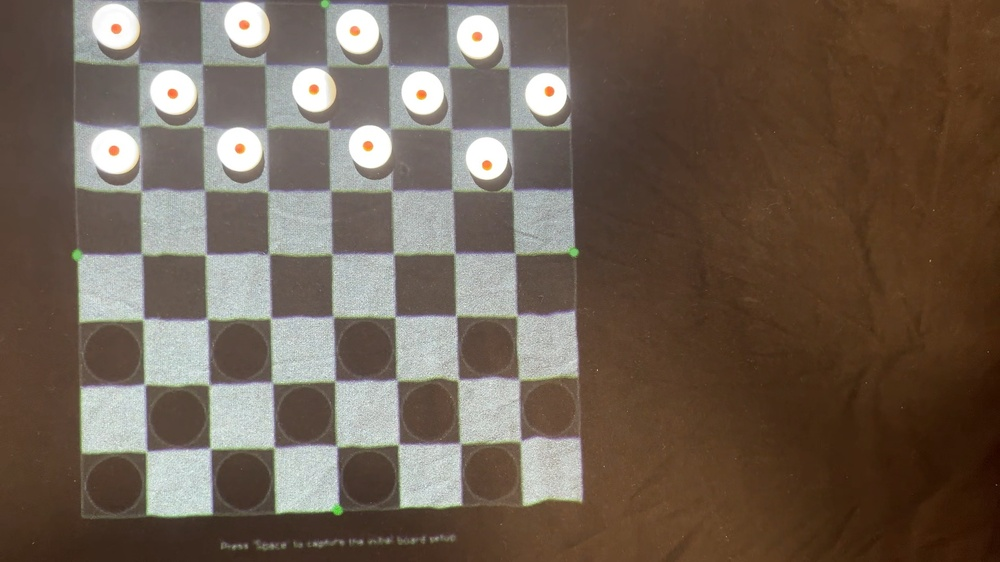
#> input picture att1.jpg, 1000 x 562 px, shrunk from 1920 x 1080 before the run
$ python find_dots_test.py
#> lines starting #> are read from the running program, lines starting #| are printed output that depends on the picture; after the words box and inside, x2 and y2 are one past the last pixel; in counts of white or black regions, pixels touching at a corner belong together
def find_dots(imgnr):
#> called with imgnr = 'att1.jpg'
    import cv2
    import numpy as np

    image = cv2.imread(imgnr)
#> image is the input picture: shape (562, 1000, 3); mean B, G, R 82.9, 96.3, 111.7
    hsv = cv2.cvtColor(image, cv2.COLOR_BGR2HSV)
#> hsv: shape (562, 1000, 3); mean H, S, V 28.1, 93.4, 113.4

    # Refine the HSV range for green detection
    lower_green = np.array([35, 105, 105])
    upper_green = np.array([120, 255, 255])
    mask_green = cv2.inRange(hsv, lower_green, upper_green)
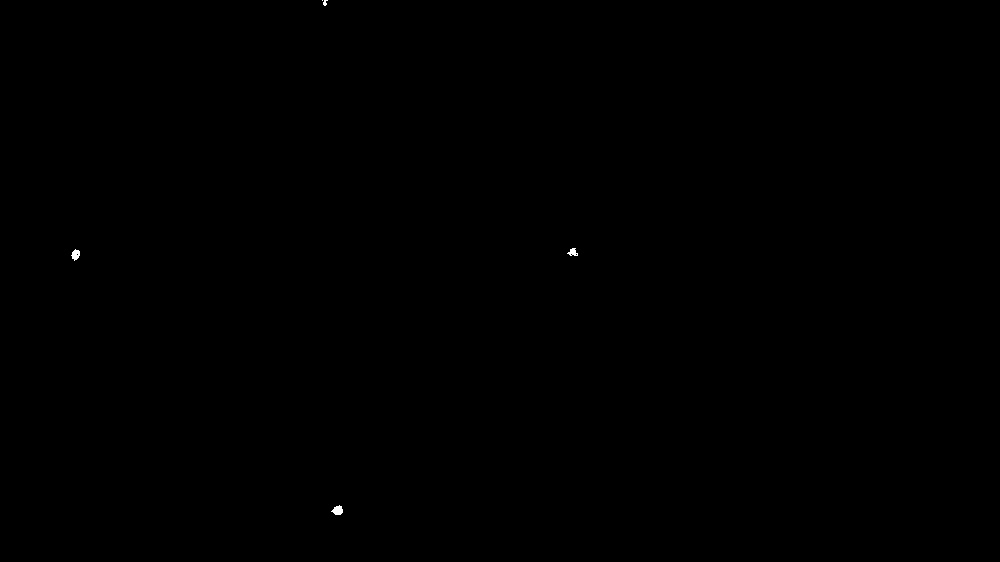
#> mask_green: shape (562, 1000); 0.04% white; 5 white regions (2 under 20 px), largest, box (x1, y1, x2, y2) and area: (331, 505, 343, 515) 80, (71, 249, 80, 261) 69, (567, 248, 578, 256) 53
    cv2.imwrite("mask_green.jpg", mask_green)

    # Adjust the HSV range for red detection
    lower_red1 = np.array([0, 120, 170])
    upper_red1 = np.array([10, 255, 255])
    lower_red2 = np.array([170, 120, 170])
    upper_red2 = np.array([180, 255, 255])

    mask_red1 = cv2.inRange(hsv, lower_red1, upper_red1)
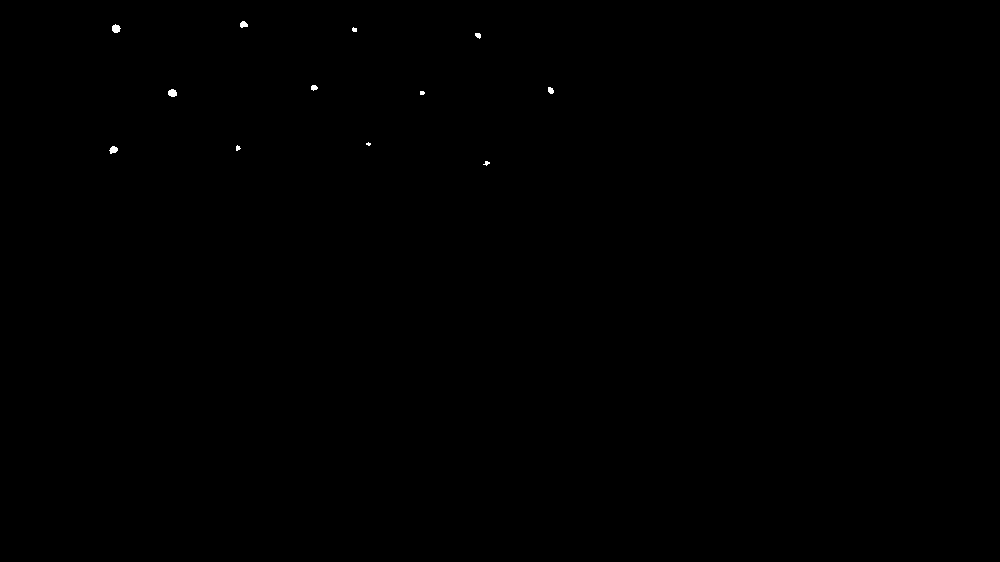
#> mask_red1: shape (562, 1000); 0.07% white; 12 white regions (3 under 20 px), largest, box (x1, y1, x2, y2) and area: (112, 24, 121, 33) 59, (168, 89, 177, 97) 57, (109, 146, 118, 154) 49
    mask_red2 = cv2.inRange(hsv, lower_red2, upper_red2)
#> mask_red2: shape (562, 1000); every value is 0
    mask_red = cv2.bitwise_or(mask_red1, mask_red2)

    cv2.imwrite("mask_red.jpg", mask_red)

    # Perform morphological operations to close gaps in both masks
    kernel = np.ones((5, 5), np.uint8)
    mask_green = cv2.morphologyEx(mask_green, cv2.MORPH_CLOSE, kernel)
#> mask_green: shape (562, 1000); 0.04% white; 4 white regions, box (x1, y1, x2, y2) and area: (331, 505, 343, 515) 80, (71, 249, 80, 261) 70, (567, 248, 578, 256) 58, (322, 0, 328, 6) 24
    mask_green = cv2.morphologyEx(mask_green, cv2.MORPH_OPEN, kernel)
#> mask_green: shape (562, 1000); 0.03% white; 3 white regions, box (x1, y1, x2, y2) and area: (334, 506, 342, 515) 68, (72, 250, 80, 259) 64, (570, 249, 576, 256) 42

    mask_red = cv2.morphologyEx(mask_red, cv2.MORPH_CLOSE, kernel)
    mask_red = cv2.morphologyEx(mask_red, cv2.MORPH_OPEN, kernel)
#> mask_red: shape (562, 1000); 0.03% white; 4 white regions

    # Simplified function to find dots based on contours
    def find_dots(mask, min_contour_area=50):
#> called with min_contour_area = 50
        contours = cv2.findContours(mask.copy(), cv2.RETR_TREE, cv2.CHAIN_APPROX_SIMPLE)[-2]
#> contours = 3 contours; box (x1, y1, x2, y2) and area: (334, 506, 342, 515) 54, (72, 250, 80, 259) 50, (570, 249, 576, 256) 30
        print(f"Found {len(contours)} contours")
#| Found 3 contours
        dots_coordinates = []

        for contour in contours:
            area = cv2.contourArea(contour)
            print("Contour area:", area)
            if area > min_contour_area:
                M = cv2.moments(contour)
                if M["m00"] != 0:
                    center_x = int(M["m10"] / M["m00"])
                    center_y = int(M["m01"] / M["m00"])
                    dots_coordinates.append((center_x, center_y))
#> this loop made 3 passes
#> (area, center_x, center_y) on passes 1 to 2: (53.5, 337, 510), (50.5, 75, 253)
#> (printed output is left out)
#> after the loop, dots_coordinates = [(337, 510), (75, 253)]
        print("Dots coordinates:", dots_coordinates)
#| Dots coordinates: [(337, 510), (75, 253)]
        return dots_coordinates

    # Find green and red dots
    green_dots_coordinates = find_dots(mask_green)
#> green_dots_coordinates = [(337, 510), (75, 253)]
    red_dots_coordinates = find_dots(mask_red)
#> in find_dots (call 2), `contours = cv2.findContours(mask.copy(), cv2.RETR_TREE, cv2.CHAIN_APPR..`: contours = 4 contours, 1 with area under 20; largest, box (x1, y1, x2, y2) and area: (112, 25, 120, 32) 40, (169, 90, 176, 96) 30, (110, 147, 117, 153) 29
#| Found 4 contours
#> the loop in find_dots (call 2), `for contour in contours:` made 4 passes
#> area on passes 1, 3: 29, 40.5
#> (printed output is left out)
#| Dots coordinates: []
#> red_dots_coordinates = []

    # Merge close points for both green and red dots
    # (Assuming you still need this function)
    def merge_close_points(points, threshold=100):
#> called with threshold = 100
        merged_points = []
        while points:
            point = points.pop(0)
            close_points = [p for p in points if np.linalg.norm(np.array(point) - np.array(p)) < threshold]
            points = [p for p in points if p not in close_points]
            all_points = [point] + close_points
            avg_x = int(np.mean([p[0] for p in all_points]))
            avg_y = int(np.mean([p[1] for p in all_points]))
            merged_points.append((avg_x, avg_y))
#> this loop made 2 passes
#> (points, avg_x, avg_y) on pass 1: ([(75, 253)], 337, 510)
#> after the loop, merged_points = [(337, 510), (75, 253)]; points = []
        return merged_points

    green_dots_coordinates = merge_close_points(green_dots_coordinates)
    print("Merged Green dots:", green_dots_coordinates)
#| Merged Green dots: [(337, 510), (75, 253)]
    red_dots_coordinates = merge_close_points(red_dots_coordinates)
    print("Merged Red dots:", red_dots_coordinates)
#| Merged Red dots: []

    # Draw the detected points on the image for visualization
    for coord in green_dots_coordinates:
        cv2.circle(image, coord, 10, (0, 255, 0), -1)  # Draw green dots
#> this loop made 2 passes
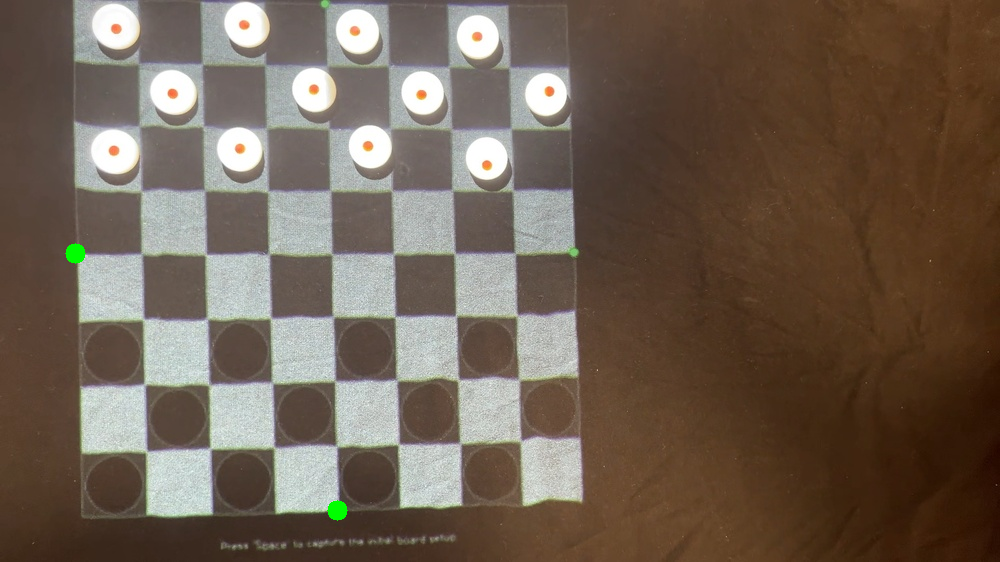
#> image: shape (562, 1000, 3); 0.11% of pixels changed, all inside (x1, y1, x2, y2) = (65, 243, 348, 521)
    for coord in red_dots_coordinates:
        cv2.circle(image, coord, 10, (0, 0, 255), -1)  # Draw red dots
#> this loop made 0 passes

    # Save the final image with detected dots
    cv2.imwrite("dots_detected.jpg", image)

    # Continue with the rest of your code...


    min_x = min([coord[0] for coord in green_dots_coordinates], default=0)
#> min_x = 75
    max_x = max([coord[0] for coord in green_dots_coordinates], default=1)
#> max_x = 337
    min_y = min([coord[1] for coord in green_dots_coordinates], default=0)
#> min_y = 253
    max_y = max([coord[1] for coord in green_dots_coordinates], default=1)
#> max_y = 510

    edges_x = [min_x + i * (max_x - min_x) / 8 for i in range(9)]
#> edges_x = [75, 107.8, 140.5, 173.2, 206, 238.8, 271.5, 304.2, 337]
    edges_y = [min_y + i * (max_y - min_y) / 8 for i in range(9)]
#> edges_y = [253, 285.1, 317.2, 349.4, 381.5, 413.6, 445.8, 477.9, 510]

    red_dots_location = []

    for dot in red_dots_coordinates:
        x, y = dot
        # Find the row index by comparing y with vertical edges
        row = next(k for k, edge in enumerate(edges_y) if y < edge)
        # Find the column index by comparing x with horizontal edges
        col = next(j for j, edge in enumerate(edges_x) if x < edge)
        red_dots_location.append((col, 8 - row + 1, 1))
#> after the loop, red_dots_location = []

    print(red_dots_location)

find_dots("att1.jpg")

$ run again, with IMG_2245.jpg copied over att1.jpg
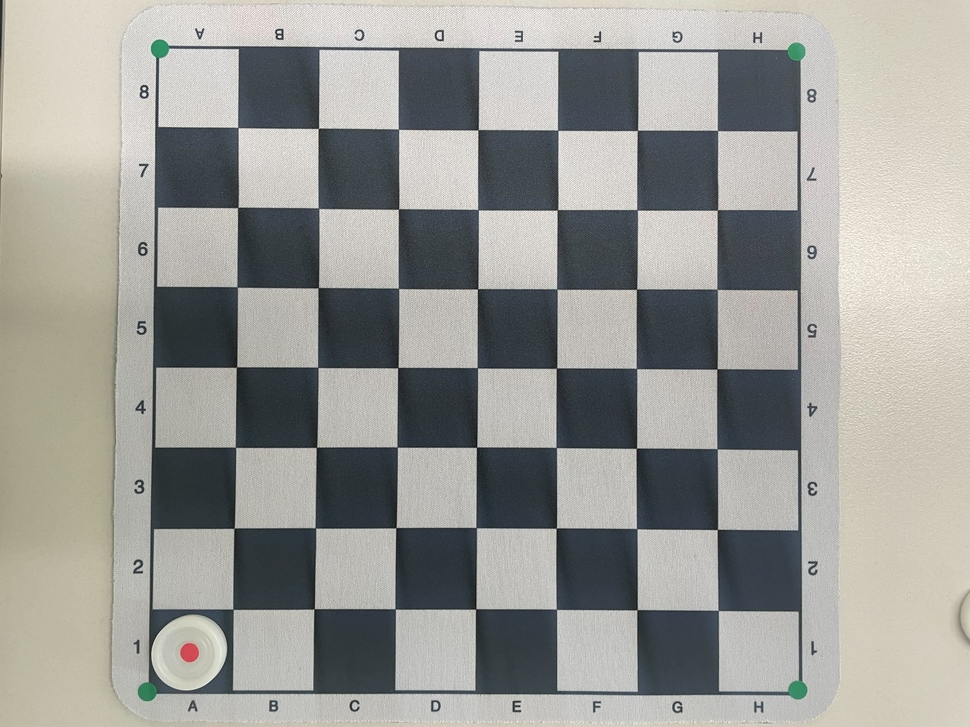
#> input picture IMG_2245.jpg, 970 x 727 px, shrunk from 4032 x 3024 before the run
#> in find_dots, image is the input picture: shape (727, 970, 3); mean B, G, R 150.6, 155.1, 154.8
#> hsv: shape (727, 970, 3); mean H, S, V 48.6, 26.4, 159.1
#> mask_red1: shape (727, 970); 0% white in thin lines or dots, all inside (x1, y1, x2, y2) = (182, 644, 197, 648)
#> mask_red2: shape (727, 970); 0.03% white; 1 white region, box (x1, y1, x2, y2) and area: (181, 644, 198, 662) 246
#> mask_red: shape (727, 970); 0.04% white; 1 white region, box (x1, y1, x2, y2) and area: (181, 644, 198, 662) 249
#> contours = 4 contours; box (x1, y1, x2, y2) and area: (139, 683, 156, 700) 212, (152, 40, 168, 57) 208, (790, 682, 806, 698) 201, (788, 44, 804, 60) 186
#| Found 4 contours
#> the loop in find_dots, `for contour in contours:` made 4 passes
#> (area, center_x, center_y) on passes 1 to 4: (212, 146, 691), (201, 797, 689), (186.5, 795, 51), (207.5, 159, 48)
#> (printed output is left out)
#> after the loop in find_dots, `for contour in contours:`: dots_coordinates = [(146, 691), (797, 689), (795, 51), (159, 48)]
#| Dots coordinates: [(146, 691), (797, 689), (795, 51), (159, 48)]
#> contours = 1 contour; box (x1, y1, x2, y2) and area: (181, 644, 198, 662) 224
#| Found 1 contours
#> the loop in find_dots (call 2), `for contour in contours:` made 1 pass
#> (area, center_x, center_y) on pass 1: (223.5, 189, 652)
#> (printed output is left out)
#| Dots coordinates: [(189, 652)]
#> red_dots_coordinates = [(189, 652)]
#> the loop in merge_close_points, `while points:` made 4 passes
#> (points, avg_x, avg_y) on passes 1 to 3: ([(797, 689), (795, 51), (159, 48)], 146, 691), ([(795, 51), (159, 48)], 797, 689), ([(159, 48)], 795, 51)
#> after the loop in merge_close_points, `while points:`: merged_points = [(146, 691), (797, 689), (795, 51), (159, 48)]; points = []
#| Merged Green dots: [(146, 691), (797, 689), (795, 51), (159, 48)]
#> the loop in merge_close_points (call 2), `while points:` made 1 pass
#| Merged Red dots: [(189, 652)]
#> the loop in find_dots, `for coord in green_dots_coordinates:` made 4 passes
#> after the loop in find_dots, `for coord in green_dots_coordinates:`:
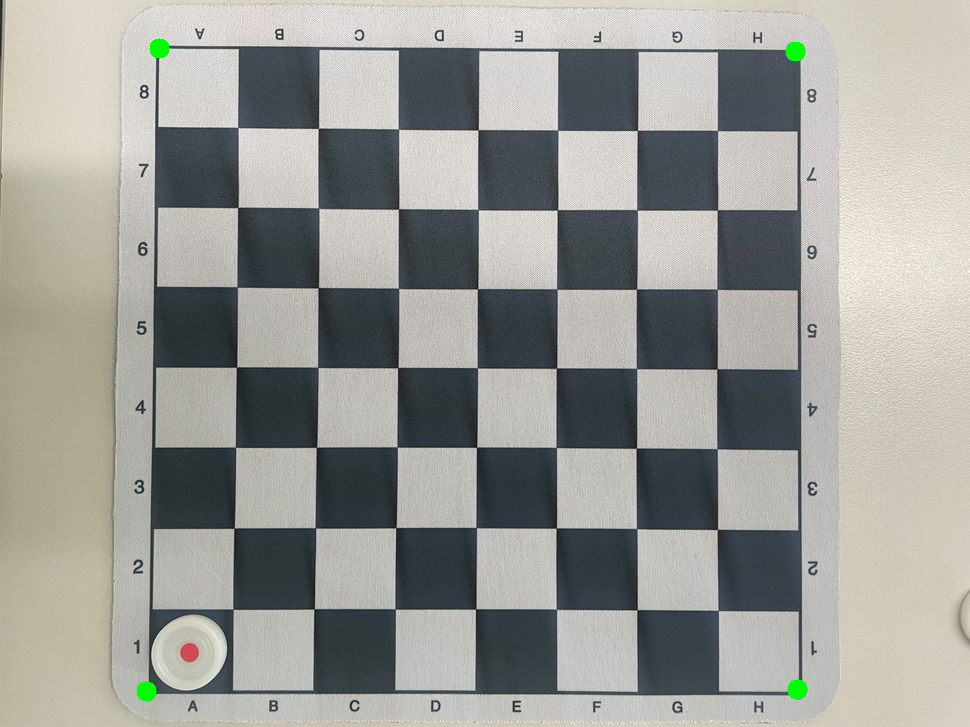
#> image: shape (727, 970, 3); 0.18% of pixels changed, all inside (x1, y1, x2, y2) = (136, 38, 808, 702)
#> the loop in find_dots, `for coord in red_dots_coordinates:` made 1 pass
#> after the loop in find_dots, `for coord in red_dots_coordinates:`:
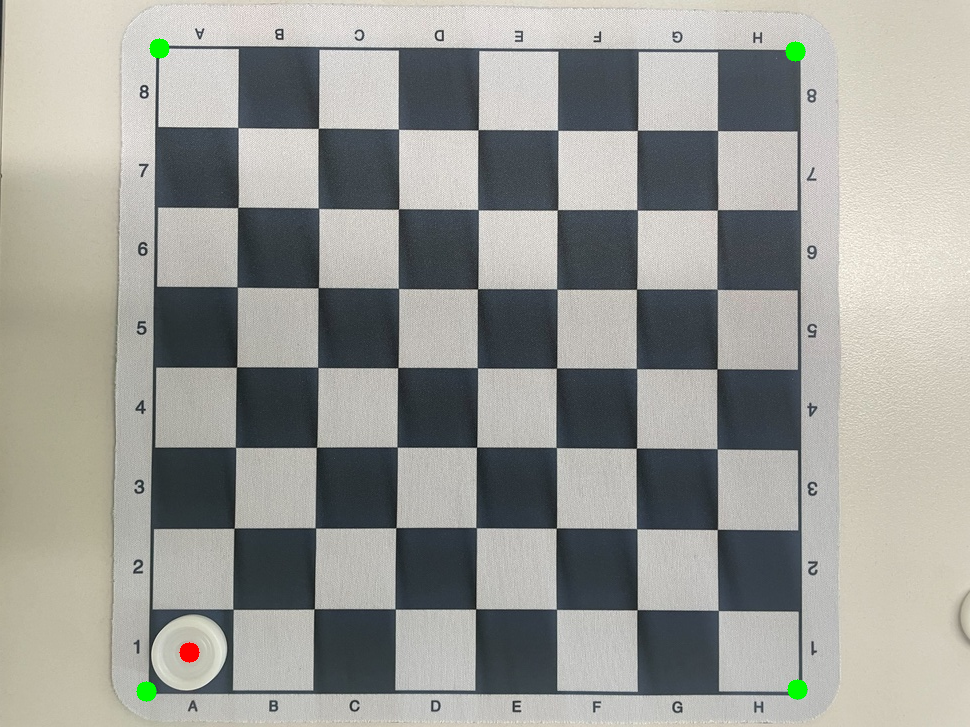
#> image: shape (727, 970, 3); 0.04% of pixels changed, all inside (x1, y1, x2, y2) = (179, 642, 200, 663)
#> min_x = 146
#> max_x = 797
#> min_y = 48
#> max_y = 691
#> edges_x = [146, 227.4, 308.8, 390.1, 471.5, 552.9, 634.2, 715.6, 797]
#> edges_y = [48, 128.4, 208.8, 289.1, 369.5, 449.9, 530.2, 610.6, 691]
#> the loop in find_dots, `for dot in red_dots_coordinates:` made 1 pass
#> (x, y, row, col) on pass 1: (189, 652, 8, 1)
#> after the loop in find_dots, `for dot in red_dots_coordinates:`: red_dots_location = [(1, 1, 1)]
#| [(1, 1, 1)]
